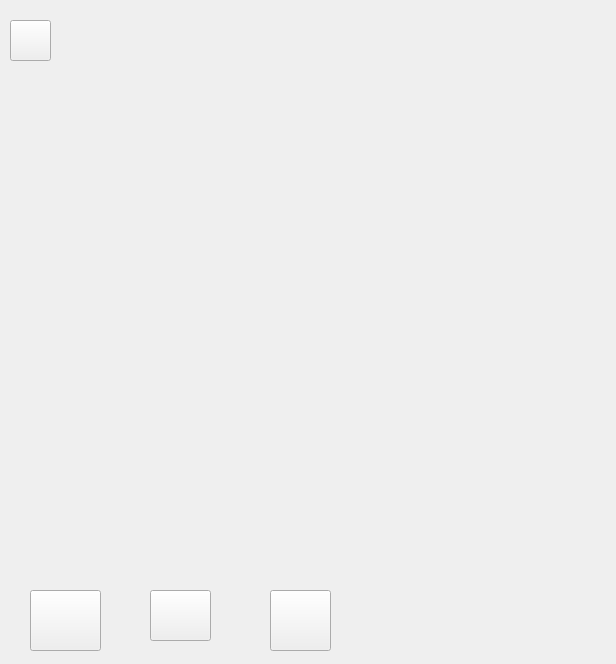
<?xml version="1.0" encoding="UTF-8"?>
<ui version="4.0">
 <class>Pass</class>
 <widget class="QWidget" name="Pass">
  <property name="geometry">
   <rect>
    <x>0</x>
    <y>0</y>
    <width>616</width>
    <height>664</height>
   </rect>
  </property>
  <property name="windowTitle">
   <string>Form</string>
  </property>
  <widget class="QStackedWidget" name="stackedWidget">
   <property name="geometry">
    <rect>
     <x>-10</x>
     <y>-10</y>
     <width>400</width>
     <height>730</height>
    </rect>
   </property>
   <property name="currentIndex">
    <number>1</number>
   </property>
   <widget class="QWidget" name="page_4"/>
   <widget class="QWidget" name="page_7">
    <widget class="QPushButton" name="pushButton">
     <property name="geometry">
      <rect>
       <x>20</x>
       <y>30</y>
       <width>41</width>
       <height>41</height>
      </rect>
     </property>
     <property name="text">
      <string/>
     </property>
    </widget>
    <widget class="QPushButton" name="pushButton_x1">
     <property name="geometry">
      <rect>
       <x>40</x>
       <y>600</y>
       <width>71</width>
       <height>61</height>
      </rect>
     </property>
     <property name="text">
      <string/>
     </property>
    </widget>
    <widget class="QPushButton" name="pushButton_rm2">
     <property name="geometry">
      <rect>
       <x>280</x>
       <y>600</y>
       <width>61</width>
       <height>61</height>
      </rect>
     </property>
     <property name="text">
      <string/>
     </property>
    </widget>
    <widget class="QPushButton" name="pushButton_rom1">
     <property name="geometry">
      <rect>
       <x>160</x>
       <y>600</y>
       <width>61</width>
       <height>51</height>
      </rect>
     </property>
     <property name="text">
      <string/>
     </property>
    </widget>
   </widget>
   <widget class="QWidget" name="page_8">
    <widget class="QPushButton" name="pushButton_2">
     <property name="geometry">
      <rect>
       <x>20</x>
       <y>20</y>
       <width>41</width>
       <height>41</height>
      </rect>
     </property>
     <property name="text">
      <string/>
     </property>
    </widget>
    <widget class="QPushButton" name="pushButton_x2">
     <property name="geometry">
      <rect>
       <x>50</x>
       <y>600</y>
       <width>51</width>
       <height>51</height>
      </rect>
     </property>
     <property name="text">
      <string/>
     </property>
    </widget>
    <widget class="QPushButton" name="pushButton_rm1">
     <property name="geometry">
      <rect>
       <x>270</x>
       <y>600</y>
       <width>51</width>
       <height>51</height>
      </rect>
     </property>
     <property name="text">
      <string/>
     </property>
    </widget>
    <widget class="QPushButton" name="pushButton_rom2">
     <property name="geometry">
      <rect>
       <x>160</x>
       <y>600</y>
       <width>61</width>
       <height>51</height>
      </rect>
     </property>
     <property name="text">
      <string/>
     </property>
    </widget>
   </widget>
   <widget class="QWidget" name="page_6">
    <widget class="QPushButton" name="pushButton_win">
     <property name="geometry">
      <rect>
       <x>140</x>
       <y>520</y>
       <width>93</width>
       <height>29</height>
      </rect>
     </property>
     <property name="text">
      <string/>
     </property>
    </widget>
    <widget class="QLabel" name="label">
     <property name="geometry">
      <rect>
       <x>150</x>
       <y>160</y>
       <width>111</width>
       <height>101</height>
      </rect>
     </property>
     <property name="text">
      <string/>
     </property>
    </widget>
   </widget>
  </widget>
 </widget>
 <resources/>
 <connections/>
</ui>
